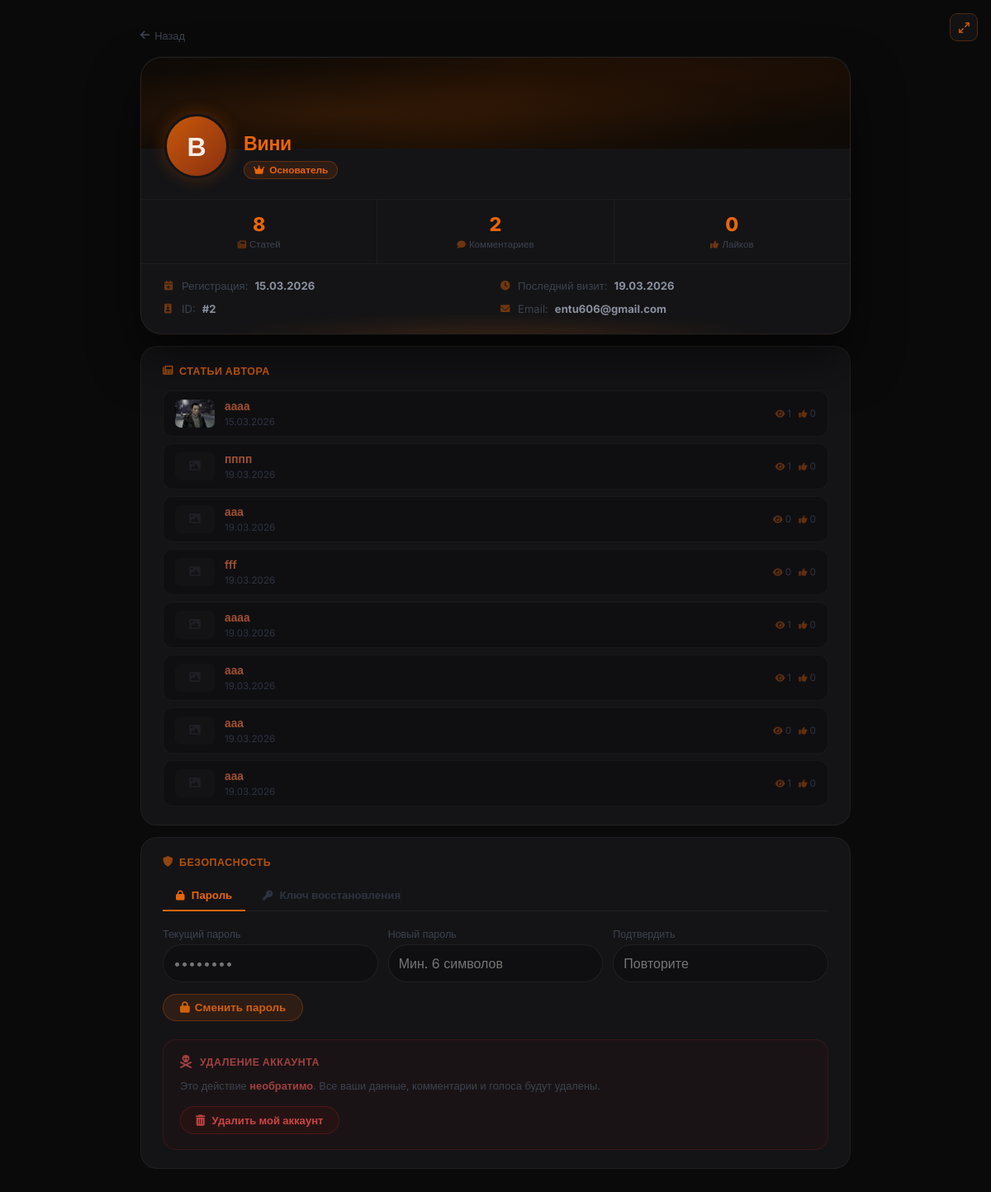
Screenshot of /profile/Вини (signed in) with the database file from the repository.
### models.py (models this page shows, shortened)
class User(db.Model, UserMixin):
    __tablename__ = 'users'
    id             = db.Column(db.Integer, primary_key=True)
    username       = db.Column(db.String(80),  unique=True, nullable=False)
    email          = db.Column(db.String(120), unique=True, nullable=False)
    password_hash  = db.Column(db.String(256), nullable=False)
    role           = db.Column(db.Integer, default=0)
    created_at     = db.Column(db.DateTime, default=datetime.utcnow)   # дата регистрации
    last_seen      = db.Column(db.DateTime, default=datetime.utcnow)
    banned_until   = db.Column(db.DateTime, nullable=True)
    ban_reason     = db.Column(db.String(500), nullable=True)
    banned_by_id   = db.Column(db.Integer, db.ForeignKey('users.id'), nullable=True)
    recovery_key   = db.Column(db.String(256), nullable=True)
    avatar         = db.Column(db.String(300), nullable=True)
    terms_agreed   = db.Column(db.Boolean, default=False)
    privacy_agreed = db.Column(db.Boolean, default=False)
    articles       = db.relationship('Article',  backref='author',     lazy='dynamic', foreign_keys='Article.author_id')
    comments       = db.relationship('Comment',  backref='author',     lazy='dynamic', foreign_keys='Comment.author_id')
    votes          = db.relationship('Vote',     backref='user',       lazy='dynamic')
    extra_pages    = db.relationship('ExtraPage', backref='author',    lazy='dynamic', foreign_keys='ExtraPage.author_id')
    comment_reactions = db.relationship('CommentReaction', backref='user', lazy='dynamic')
    def is_banned(self):
        if self.banned_until and self.banned_until > datetime.utcnow():
            return True
        return False

class Article(db.Model):
    __tablename__ = 'articles'
    id          = db.Column(db.Integer, primary_key=True)
    title       = db.Column(db.String(300), nullable=False)
    preview     = db.Column(db.Text, nullable=True)       # краткое описание
    content     = db.Column(db.Text, nullable=False)
    image       = db.Column(db.String(500), nullable=True)  # URL изображения (старый способ)
    image_file  = db.Column(db.String(300), nullable=True)  # имя файла загруженного изображения
    video_url   = db.Column(db.String(500), nullable=True)  # ссылка на YouTube
    video_file  = db.Column(db.String(300), nullable=True)  # загруженный видео-файл
    category    = db.Column(db.String(50), default='article')
    views       = db.Column(db.Integer, default=0)
    likes       = db.Column(db.Integer, default=0)
    dislikes    = db.Column(db.Integer, default=0)
    created_at  = db.Column(db.DateTime, default=datetime.utcnow)
    updated_at  = db.Column(db.DateTime, default=datetime.utcnow, onupdate=datetime.utcnow)
    author_id   = db.Column(db.Integer, db.ForeignKey('users.id'), nullable=False)
    game_id     = db.Column(db.Integer, db.ForeignKey('games.id'), nullable=True)
    comments    = db.relationship('Comment',      backref='article', lazy='dynamic',
                                  cascade='all, delete-orphan')
    votes       = db.relationship('Vote',         backref='article', lazy='dynamic',
                                  cascade='all, delete-orphan')
    extra_pages = db.relationship('ExtraPage',    backref='article', lazy='dynamic',
                                  cascade='all, delete-orphan')
    dropdown_items = db.relationship('DropdownItem', backref='article', lazy='dynamic',
                                     cascade='all, delete-orphan', order_by='DropdownItem.order')
    article_views  = db.relationship('ArticleView',  backref='article', lazy='dynamic',
                                     cascade='all, delete-orphan')
    def get_image_url(self):
        if self.image_file:
            return f'/static/uploads/{self.image_file}'
        if self.image:
            return self.image
        return None

### app.py (the view)
@app.route('/profile/<username>')
def profile(username):
    user = User.query.filter_by(username=username).first_or_404()
    can_see_email = (current_user.is_authenticated and
                     (current_user.id == user.id or current_user.role >= 3))
    return render_template('profile.html', user=user, can_see_email=can_see_email)

### app.py (called while the page is built)
@login_manager.user_loader
def load_user(user_id):
    return User.query.get(int(user_id))

@app.before_request
def update_last_seen():
    if current_user.is_authenticated:
        current_user.last_seen = datetime.utcnow()
        db.session.commit()

@app.after_request
def add_security_headers(response):
    response.headers['X-Content-Type-Options'] = 'nosniff'
    response.headers['X-Frame-Options']        = 'DENY'
    response.headers['X-XSS-Protection']       = '1; mode=block'
    response.headers.pop('Server', None)
    response.headers.pop('X-Powered-By', None)
    return response

### templates/profile.html (shortened to what this page needs)
{% extends "base.html" %}
{% block content %}
<div class="profile-outer">
<div class="profile-inner">
    <a onclick="history.length > 1 ? history.back() : window.location='{{ url_for('forum') }}'; return false;" href="{{ url_for('forum') }}" class="back-link">
        <i class="fas fa-arrow-left"></i> Назад
    </a>
    <div class="profile-main-card">
        <div class="profile-banner"></div>
        <div class="profile-info-row">
            <label class="profile-avatar" {% if user.id == current_user.id %}for="avatarFileQuick" title="Сменить аватарку"{% endif %}>
                {% if user.avatar %}
                    <img src="{{ user.avatar }}" alt="{{ user.username }}">
                {% else %}
                    {{ user.username[0] }}
                {% endif %}
            </label>
            <div class="profile-name-block">
                <div class="profile-username">{{ user.username }}</div>
                {% set role_names = {0: ('Участник', 'fas fa-user'), 1: ('Модератор', 'fas fa-shield-alt'), 2: ('Редактор', 'fas fa-pen'), 3: ('Ст. Модератор', 'fas fa-user-shield'), 4: ('Основатель', 'fas fa-crown')} %}
                {% set rname, ricon = role_names.get(user.role, ('Участник', 'fas fa-user')) %}
                <div class="role-badge role-{{ user.role }}"><i class="{{ ricon }}"></i> {{ rname }}</div>
            </div>
        </div>
        <div class="profile-stats">
            <div class="stat-box">
                <span class="stat-num">{{ user.articles.count() }}</span>
                <div class="stat-lbl"><i class="fas fa-newspaper"></i> Статей</div>
            </div>
            <div class="stat-box">
                <span class="stat-num">{{ user.comments.count() }}</span>
                <div class="stat-lbl"><i class="fas fa-comment"></i> Комментариев</div>
            </div>
            <div class="stat-box">
                <span class="stat-num">{% set tl = namespace(v=0) %}{% for art in user.articles %}{% set tl.v = tl.v + art.likes %}{% endfor %}{{ tl.v }}</span>
                <div class="stat-lbl"><i class="fas fa-thumbs-up"></i> Лайков</div>
            </div>
        </div>
        <div class="profile-details">
            <div class="detail-row"><i class="fas fa-calendar-plus"></i> Регистрация: <strong>{% if user.created_at %}{{ user.created_at.strftime('%d.%m.%Y') }}{% else %}—{% endif %}</strong></div>
            <div class="detail-row"><i class="fas fa-clock"></i> Последний визит: <strong>{% if user.last_seen %}{{ user.last_seen.strftime('%d.%m.%Y') }}{% else %}—{% endif %}</strong></div>
            <div class="detail-row"><i class="fas fa-id-badge"></i> ID: <strong>#{{ user.id }}</strong></div>
            {% if current_user.is_authenticated and (current_user.id == user.id or current_user.role >= 3) %}
            <div class="detail-row"><i class="fas fa-envelope"></i> Email: <strong>{{ user.email }}</strong></div>
            {% endif %}
        </div>
    </div>
    {% if user.articles.count() > 0 %}
    <div class="sub-card">
        <div class="sub-title"><i class="fas fa-newspaper"></i> Статьи автора</div>
        {% for art in user.articles.limit(10) %}
        <a href="{{ url_for('article', article_id=art.id) }}" class="art-item">
            {% if art.get_image_url() %}
                <img src="{{ art.get_image_url() }}" class="art-thumb" alt="">
            {% else %}
                <div class="art-thumb-ph"><i class="fas fa-image" style="font-size:0.85rem;"></i></div>
            {% endif %}
            <div style="flex:1; min-width:0; position:relative; z-index:1;">
                <div class="art-title-text">{{ art.title }}</div>
                <div class="art-date">{{ art.created_at.strftime('%d.%m.%Y') }}</div>
            </div>
            <div class="art-stats" style="position:relative; z-index:1;">
                <span><i class="fas fa-eye"></i> {{ art.views }}</span>
                <span><i class="fas fa-thumbs-up"></i> {{ art.likes }}</span>
            </div>
        </a>
        {% endfor %}
    </div>
    {% endif %}
    {% if current_user.is_authenticated and current_user.id == user.id %}
    <div class="sub-card">
        <div class="sub-title"><i class="fas fa-shield-alt"></i> Безопасность</div>
        <div class="sec-tabs">
            <div class="sec-tab active" onclick="switchTab('panel-pw', this)"><i class="fas fa-lock" style="margin-right:5px;font-size:0.75rem;"></i> Пароль</div>
            <div class="sec-tab" onclick="switchTab('panel-key', this)"><i class="fas fa-key" style="margin-right:5px;font-size:0.75rem;"></i> Ключ восстановления</div>
        </div>
        <div class="sec-panel active" id="panel-pw">
            <form method="POST" action="{{ url_for('change_password') }}">
                <div style="display:grid; grid-template-columns:1fr 1fr 1fr; gap:12px; margin-bottom:14px;">
                    <div><label class="settings-label">Текущий пароль</label><input type="password" name="current_password" class="settings-input" required placeholder="••••••••"></div>
                    <div><label class="settings-label">Новый пароль</label><input type="password" name="new_password" class="settings-input" required placeholder="Мин. 6 символов"></div>
                    <div><label class="settings-label">Подтвердить</label><input type="password" name="confirm_password" class="settings-input" required placeholder="Повторите"></div>
                </div>
                <button type="submit" class="settings-submit"><i class="fas fa-lock"></i> Сменить пароль</button>
            </form>
        </div>
        <div style="margin-top:22px;padding:18px 20px;background:rgba(140,25,25,0.06);border:1px solid rgba(180,30,30,0.18);border-radius:16px;">
            <div style="display:flex;align-items:center;gap:10px;margin-bottom:12px;">
                <i class="fas fa-skull-crossbones" style="color:#a04040;font-size:1rem;"></i>
                <span style="color:#a04040;font-size:0.78rem;font-weight:800;text-transform:uppercase;letter-spacing:.5px;">Удаление аккаунта</span>
            </div>
            <div style="color:#3d4350;font-size:0.8rem;line-height:1.6;margin-bottom:14px;">
                Это действие <strong style="color:#a04040;">необратимо</strong>. Все ваши данные, комментарии и голоса будут удалены.
            </div>
            <button onclick="document.getElementById('deleteModal').classList.add('active')"
                    style="background:rgba(140,25,25,0.1);border:1px solid rgba(180,30,30,0.3);color:#cc4444;padding:8px 18px;border-radius:20px;font-size:0.82rem;font-weight:700;cursor:pointer;font-family:inherit;transition:all .2s;"
                    onmouseover="this.style.background='rgba(140,25,25,0.2)'" onmouseout="this.style.background='rgba(140,25,25,0.1)'">
                <i class="fas fa-trash-alt" style="margin-right:5px;"></i> Удалить мой аккаунт
            </button>
        </div>
    {% endif %}
</div>
</div>
{% endblock %}

### templates/base.html (style rules this page uses)
* { margin:0; padding:0; box-sizing:border-box; }
body { background:#0a0a0b; color:#f0f0f0; font-family:'Inter',sans-serif; min-height:100vh; display:flex; justify-content:center; align-items:center; padding:20px; }
label { display:block; margin-bottom:5px; color:#aaa; }
input[type="text"], input[type="email"], input[type="password"], select { width:100%; padding:12px; background:#0f0f11; border:1px solid rgba(255,255,255,0.07); border-radius:30px; color:#fff; font-size:1rem; }

### rows the page displays
User: username "В", username "Вини", created_at "15.03.2026", last_seen "19.03.2026", id "2", email "entu606@gmail.com"
Article: get_image_url (picture), title "аааа", created_at "15.03.2026", views "1", likes "0"
Article: title "пппп", created_at "19.03.2026", views "1", likes "0"
Article: title "ааа", created_at "19.03.2026", views "0", likes "0"
Article: title "fff", created_at "19.03.2026", views "0", likes "0"
Article: title "аааа", created_at "19.03.2026", views "1", likes "0"
Article: title "ааа", created_at "19.03.2026", views "1", likes "0"
Article: title "ааа", created_at "19.03.2026", views "0", likes "0"
Article: title "ааа", created_at "19.03.2026", views "1", likes "0"

### other values shown
{{ rname }} "Основатель"
{{ user.articles.count() }} "8"
{{ user.comments.count() }} "2"
{{ tl.v }} "0"
